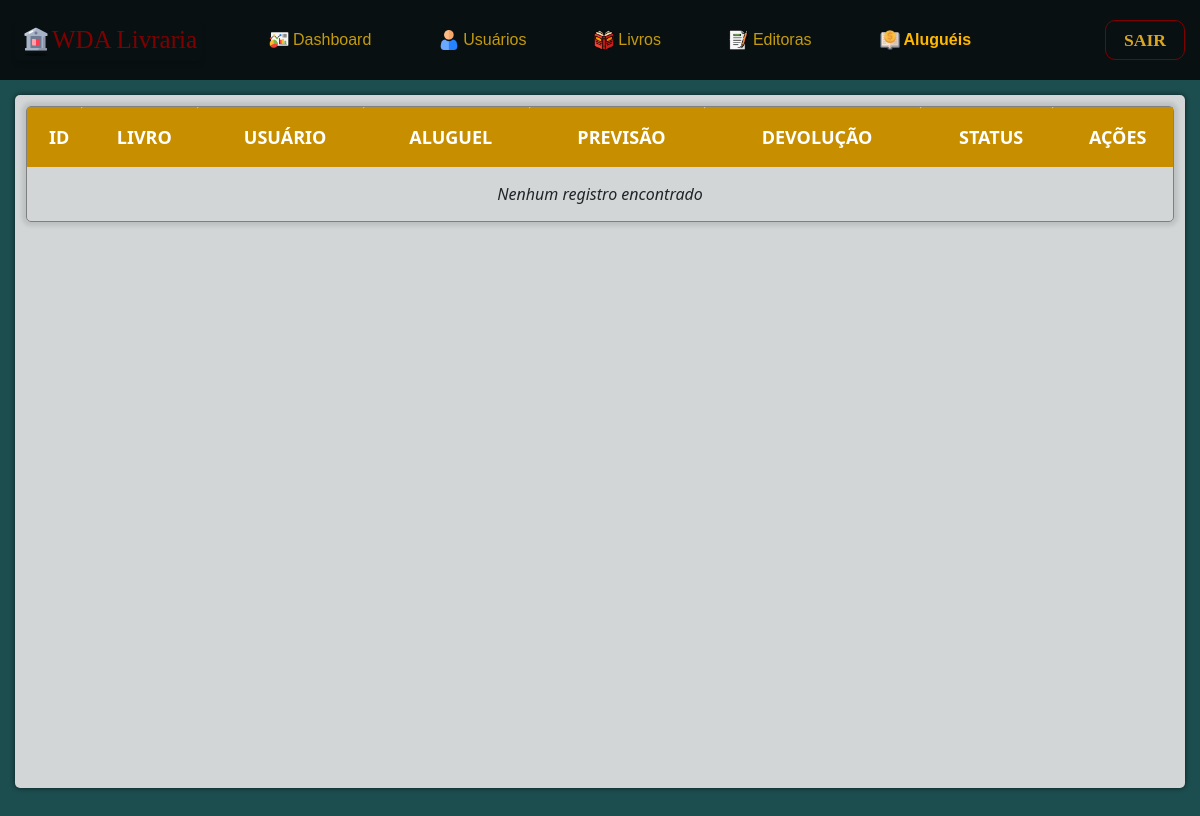
The page /aluguel.php (signed in) on the database as committed earlier.
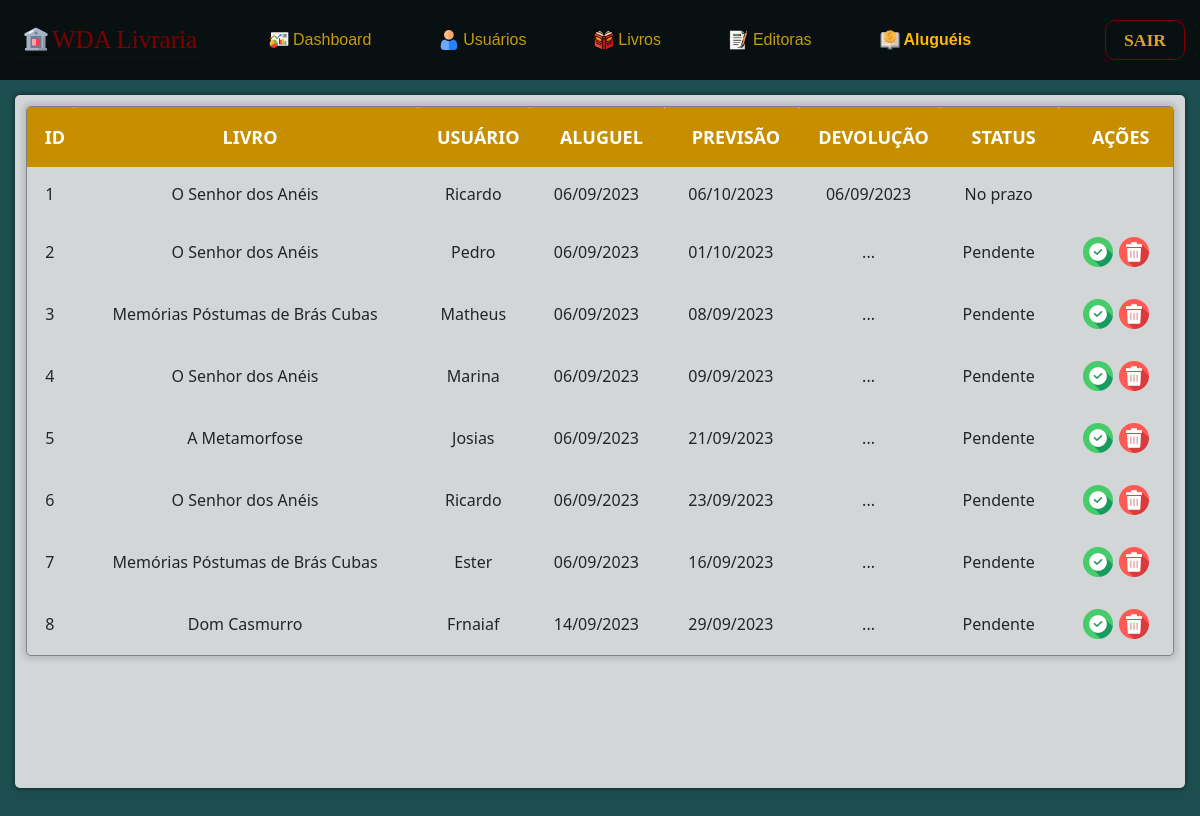
The same page on the database as committed later.
### tables this page shows
CREATE TABLE `alugueis` (
  `id` int(11) NOT NULL AUTO_INCREMENT,
  `livro` varchar(45) NOT NULL,
  `usuario` varchar(45) NOT NULL,
  `data_aluguel` varchar(45) NOT NULL,
  `prev_devolucao` varchar(45) NOT NULL,
  `data_devolucao` varchar(45) NOT NULL,
  `status` varchar(45) NOT NULL,
  PRIMARY KEY (`id`)
);

### aluguel.php (the view, shortened to what this page needs)
<?php
include_once('php/config.php');
$sql = "SELECT * FROM alugueis ORDER BY status ASC";
$result = $conexao->query($sql);
?>
<!DOCTYPE html>
<html lang="pt-br">
<head>
    <link href="https://cdn.jsdelivr.net/npm/bootstrap@5.3.0-alpha3/dist/css/bootstrap.min.css" rel="stylesheet">
    <link rel="stylesheet" href="https://cdnjs.cloudflare.com/ajax/libs/twitter-bootstrap/5.3.0/css/bootstrap.min.css">
    <link rel="stylesheet" href="https://cdn.datatables.net/1.13.6/css/dataTables.bootstrap5.min.css">
    <link rel="stylesheet" href="css/style.css?<?php echo rand(1, 1000); ?>" media="all">
    <link rel="stylesheet" href="css/mediaquery.css?<?php echo rand(1, 1000); ?>">
</head>
<body>
    <header>
        <nav class="menubar">
            <div class="logo">
                <img src="img/favicon.ico" alt="">
                <a class="title-link" href="inicio.php">WDA Livraria</a>
            </div>
            <div class="links">
                <div class="link">
                    <img src="img/dashboard.png" alt="" class="links_icons">
                    <a href="inicio.php">Dashboard</a>
                </div>
                <div class="link">
                    <img src="img/usuarios.png" alt="" class="links_icons">
                    <a href="user.php">Usuários</a>
                </div>
                <div class="link">
                    <img src="img/livros.png" alt="" class="links_icons">
                    <a href="livro.php">Livros</a>
                </div>
                <div class="link">
                    <img src="img/editoras.png" alt="" class="links_icons">
                    <a href="editora.php">Editoras</a>
                </div>
                <div class="link">
                    <img src="img/alugueis.png" alt="" class="links_icons">
                    <a href="aluguel.php" class="selected">Aluguéis</a>
                </div>
            </div>
            <a href="php/sair.php" id="sair-btn"><button class="btn btn-outline-danger" id="botao-sair" type="submit">SAIR</button></a>
        </nav>
    </header>
    <div class="corpo">
        <main>
            <div class="grid-body">
                <table class='container-grid' id='tabela'>
                    <thead>
                        <tr>
                            <th class='titulos'>ID</th>
                            <th class='titulos'>LIVRO</th>
                            <th class='titulos'>USUÁRIO</th>
                            <th class='titulos'>ALUGUEL</th>
                            <th class='titulos'>PREVISÃO</th>
                            <th class='titulos'>DEVOLUÇÃO</th>
                            <th class='titulos'>STATUS</th>
                            <th class='titulos'>AÇÕES</th>
                        </tr>
                    </thead>
                    <tbody>
                        <?php
                        if (mysqli_num_rows($result) > 0) {
                            while ($aluguel_data = mysqli_fetch_assoc($result)) {
                                $alug_dat = date("d/m/Y", strtotime($aluguel_data['data_aluguel']));
                                $prev_dat = date("d/m/Y", strtotime($aluguel_data['prev_devolucao']));
                                $dev_dat = date("d/m/Y", strtotime($aluguel_data['data_devolucao']));
                                echo "
                                <tr>
                                <td class='itens'>" . $aluguel_data['id'] . "</td>"
                                    . "<td class='itens'>" . $aluguel_data['livro'] . "</td>"
                                    . "<td class='itens'>" . $aluguel_data['usuario'] . "</td>"
                                    . "<td class='itens'>" . $alug_dat . "</td>"
                                    . "<td class='itens'>" . $prev_dat . "</td>";
                                if ($aluguel_data['data_devolucao'] == 0) {
                                    echo "<td class='itens'>...</td>"
                                        . "<td class='itens'>" . $aluguel_data['status'] . "</td>";
                                    echo "<td class='itens'>
                                    <img src='img/check.png' alt='Devolver' title='Devolver' data-id='$aluguel_data[id]'  class='devol' onclick=" . "abrirModal('devol-modal')" . ">
                                    <img src='img/bin.png' data-id='$aluguel_data[id]' class='exclu' onclick=" . "abrirModal('exclu-modal')" . " alt='Bin' title='Deletar'>
                                    </td></tr>";
                                } else {
                                    echo "<td class='itens'>" . $dev_dat . "</td>"
                                        . "<td class='itens'>" . $aluguel_data['status'] . "</td>";
                                     echo "<td class='itens'></td></tr>";
                                }
                            }
                        } else {
                            echo "<tr><td class='itens noresult' colspan='8'>Nenhum registro encontrado</td></tr>";
                        }
                        ?>
                    </tbody>
                </table>
            </div>
        </main>
    </div>
</body>
</html>

### css/style.css (style rules this page uses)
:root { --cor1: rgb(65, 69, 94); --cor2: maroon; --cor3: rgb(197 155 12); --cor4: rgb(22, 36, 38); }
* { font-size: 16px; margin: 0; padding: 0; box-sizing: border-box; }
body { overflow: hidden; background: #1c4d4f; background-position: center center; background-repeat: no-repeat; background-size: cover; background-attachment: fixed; font-family: system-ui, -apple-system, BlinkMacSystemFont, "Segoe UI", Roboto, Oxygen, Ubuntu, Cantarell, "Open Sans", "Helvetica Neue", sans-serif; }
header { width: 100vw; height: 10vh; font-family: "Castoro"; font-size: 20px; }
.menubar { display: flex; flex-direction: row; justify-content: space-between; align-items: center; height: 100%; padding: 10px 15px; background-color: rgb(8, 16, 18); }
.logo { width: fit-content; display: flex; align-items: center; padding: 2px 5px; border-radius: 5px; box-shadow: 0px 4px 4px 0px rgba(0, 0, 0, 0.1); }
.logo a { font-size: 35px; text-decoration: none; color: var(--cor2); }
.links { display: flex; width: 40%; justify-content: space-between; font-family: Arial, Helvetica, sans-serif; }
.link { display: flex; align-items: center; gap: 4px; }
.links_icons { width: 20px; height: 20px; }
.links a { text-decoration: none; color: var(--cor3); font-size: 1em; }
a.selected { color: #ffb700; font-weight: bold; }
#sair-btn { display: flex; align-items: flex-start; height: 100px; text-decoration: none; }
#botao-sair { border: 1px solid var(--cor2); border-radius: 10px; height: 40px; color: #daa520; width: 80px; font-weight: 700; background-color: transparent; display: inline-block; cursor: pointer; text-align: center; padding: 5px; }
.corpo { display: flex; justify-content: center; width: 100%; height: 100vh; padding: 15px; background: #1c4d4f; background-position: center right; background-size: cover; }
main { box-shadow: 0px 0px 5px 0px rgba(0, 0, 0, 0.6); height: 90%; width: 101%; padding: 11px; background-color: #d2d6d6; border-radius: 5px; overflow-y: auto; overflow-x: hidden; border: none; }
.grid-body { display: flex; flex-direction: column; justify-content: space-between; min-height: 80%; }
.btn { color: goldenrod; background: #264347; border-color: #264347; width: 100%; padding: 10px; font-size: 1.1em; margin: 0; margin-top: 30px; font-weight: bold; }
table { border-collapse: separate; border-spacing: 0; border-radius: 5px; }
.container-grid { width: 100%; margin-bottom: 25px; border: 1px solid gray; border-radius: 5px; box-shadow: 0px 0px 4px 4px rgba(0, 0, 0, 0.1); }
.container-grid .titulos { border-radius: 2px 0px 0px 0px; background-color: #c78f00; font-size: 18px; text-align: center; padding-left: 10px; font-weight: bolder; color: white; cursor: pointer; transition: 300ms; height: 60px; }
.container-grid .itens { font-size: 16px; text-align: center; padding: 15px; }
.itens img { cursor: pointer; }
.container-grid .itens.noresult { text-align: center; vertical-align: middle; font-style: italic; }

### css/mediaquery.css (style rules this page uses)
@media screen and (min-width: 801px) and (max-width: 1200px) { .logo a { font-size: 25px; } }
@media screen and (min-width: 801px) and (max-width: 1200px) { .links { width: 60%; } }

Rows that differ between the two databases and show on the page:
added alugueis: id "1", livro "O Senhor dos Anéis", usuario "Ricardo", data_aluguel "06/09/2023", prev_devolucao "06/10/2023", data_devolucao "06/09/2023", status "No prazo"
added alugueis: id "2", livro "O Senhor dos Anéis", usuario "Pedro", data_aluguel "06/09/2023", prev_devolucao "01/10/2023", status "Pendente"
added alugueis: id "3", livro "Memórias Póstumas de Brás Cubas", usuario "Matheus", data_aluguel "06/09/2023", prev_devolucao "08/09/2023", status "Pendente"
added alugueis: id "4", livro "O Senhor dos Anéis", usuario "Marina", data_aluguel "06/09/2023", prev_devolucao "09/09/2023", status "Pendente"
added alugueis: id "5", livro "A Metamorfose", usuario "Josias", data_aluguel "06/09/2023", prev_devolucao "21/09/2023", status "Pendente"
added alugueis: id "6", livro "O Senhor dos Anéis", usuario "Ricardo", data_aluguel "06/09/2023", prev_devolucao "23/09/2023", status "Pendente"
added alugueis: id "7", livro "Memórias Póstumas de Brás Cubas", usuario "Ester", data_aluguel "06/09/2023", prev_devolucao "16/09/2023", status "Pendente"
added alugueis: id "8", livro "Dom Casmurro", usuario "Frnaiaf", data_aluguel "14/09/2023", prev_devolucao "29/09/2023", status "Pendente"
Other text that changed with them:
text no longer shown: "Nenhum registro encontrado"
